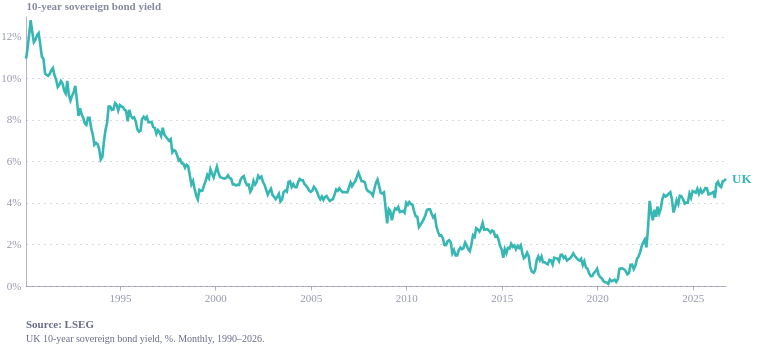

Notebook source saved alongside this figure:
### Code cell
import pandas as pd
import altair as alt
from ecostyles import EcoStyles

styles = EcoStyles(); styles.register_and_enable_theme()

raw = pd.read_excel("../Data/10YT.xlsx")
raw = raw[~raw.iloc[:, 1].astype(str).str.strip().str.lower().eq("close")]

ric_to_country = {"GB10YT=RR":"United Kingdom","US10YT=RR":"United States","DE10YT=RR":"Germany",
    "FR10YT=RR":"France","IT10YT=RR":"Italy","JP10YT=RR":"Japan","CA10YT=RR":"Canada"}
raw = raw.rename(columns={raw.columns[0]:"date"})
raw.columns = ["date"] + [c.split(" ")[0] for c in raw.columns[1:]]
raw = raw.rename(columns=ric_to_country)

raw["date"] = pd.to_datetime(raw["date"], dayfirst=True, errors="coerce")
long = raw.melt(id_vars="date", var_name="country", value_name="yield")
long["yield"] = pd.to_numeric(long["yield"], errors="coerce")
long = long.dropna(subset=["date","yield"]).sort_values("date")
long = (long.set_index("date").groupby("country")["yield"].resample("ME").last()
        .reset_index().dropna(subset=["yield"]))

uk = long[long.country == "United Kingdom"].copy()
uk["series"] = "UK"
print("UK yield range:", round(uk["yield"].min(),2), "to", round(uk["yield"].max(),2))

color = alt.Color("series:N", legend=None)   # theme assigns colour

uk_line = alt.Chart(uk).mark_line(strokeWidth=2.6).encode(
    x=alt.X("date:T", axis=alt.Axis(format="%Y", tickCount=8), title=None),
    y=alt.Y("yield:Q", scale=alt.Scale(zero=True),   # auto-scale, no clipping
            title="10-year sovereign bond yield",
            axis=alt.Axis(labelExpr="datum.label + '%'")),
    color=color)

uk_label = alt.Chart(uk).mark_text(
    align="left", dx=6, fontSize=13, fontWeight="bold").encode(
    x=alt.X("date:T", aggregate="max"),
    y=alt.Y("yield:Q", aggregate={"argmax": "date"}),
    text=alt.value("UK"), color=color)

caption = alt.Title(
    text="Source: LSEG",
    subtitle=["UK 10-year sovereign bond yield, %. Monthly, 1990–2026."],
    orient="bottom", anchor="start",
    fontSize=11, subtitleFontSize=10,
    color="#676A86", subtitleColor="#676A86", dy=12)

chart = (
    (uk_line + uk_label)
    .properties(width=700, height=270, padding={"right":28}, title=caption)
    .configure(background="white", font="Circular Std")
    .configure_view(fill="transparent", stroke="transparent"))

styles.save(chart, name="uk_yield", svg=True)
chart

### Figure 1 — Vega-Lite specification as saved in the notebook (floating-point values rounded to 4 significant figures; data arrays with more than 128 entries replaced by an {"elided": "..."} marker saying what was removed)
{"config": {"font": "Circular Std", "text": {"color": "#676A86", "align": "left", "baseline": "middle", "dx": 7, "dy": 0, "fontSize": 11}, "view": {"stroke": "transparent", "continuousWidth": 400, "continuousHeight": 300, "discreteWidth": 400, "discreteHeight": 300, "fill": "transparent"}, "range": {"category": ["#36B7B4", "#E6224B", "#F4C245", "#0063AF", "#00A767", "#179FDB", "#EB5C2E", "#5C267B", "#122B39"], "diverging": ["#E6224B", "#E54753", "#C9C9C9", "#179FDB", "#122B39"], "heatmap": ["#C9C9C9", "#179FDB", "#0063AF", "#122B39"], "ordinal": ["#00A767", "#36B7B4", "#179FDB", "#0063AF", "#243B5A"]}, "bar": {"color": "#179fdb"}, "line": {"color": "#e6224b"}, "rule": {"color": "#676A86"}, "area": {"opacity": 0.8}, "point": {"filled": true, "size": 80, "color": "#e6224b", "opacity": 0.95}, "geoshape": {"stroke": "white", "strokeWidth": 0.3}, "rect": {"fill": "#d6d4d4", "opacity": 0.3}, "axis": {"labelColor": "#676A86", "labelFontSize": 11, "labelFont": "Circular Std", "labelOpacity": 0.7, "tickColor": "#676A86", "tickOpacity": 0.5, "domainColor": "#676A86", "domainOpacity": 0.5, "gridColor": "#676A86", "gridDash": [2, 2], "gridOpacity": 0.5, "title": null, "titleColor": "#676A86", "titleOpacity": 0.8, "tickSize": 4}, "axisXDiscrete": {"grid": false, "labelAngle": 0, "tickCount": 10, "tickOpacity": 0.5, "title": null}, "axisYDiscrete": {"ticks": false, "labelPadding": 5}, "axisXTemporal": {"grid": false, "ticks": true}, "axisXQuantitative": {"grid": true}, "axisYQuantitative": {"gridColor": "#676A86", "gridDash": [1, 5], "gridOpacity": 0.5, "ticks": false, "labelPadding": 5, "tickCount": 8, "titleAngle": 0, "titleAlign": "left", "titleBaseline": "bottom", "titleX": 0, "titleY": -5}, "title": {"color": "#676A86E6", "subtitleColor": "#676A86", "font": "Circular Std", "subtitleFont": "Circular Std", "anchor": "start", "fontSize": 14, "subtitleFontSize": 12, "subtitlePadding": 4, "offset": 0, "frame": "group"}, "legend": {"titleColor": "#122b39", "title": null, "labelColor": "#122b39", "labelFontSize": 11}, "background": "white"}, "layer": [{"mark": {"type": "line", "strokeWidth": 2.6}, "encoding": {"color": {"field": "series", "legend": null, "type": "nominal"}, "x": {"axis": {"format": "%Y", "tickCount": 8}, "field": "date", "title": null, "type": "temporal"}, "y": {"axis": {"labelExpr": "datum.label + '%'"}, "field": "yield", "scale": {"zero": true}, "title": "10-year sovereign bond yield", "type": "quantitative"}}}, {"mark": {"type": "text", "align": "left", "dx": 6, "fontSize": 13, "fontWeight": "bold"}, "encoding": {"color": {"field": "series", "legend": null, "type": "nominal"}, "text": {"value": "UK"}, "x": {"aggregate": "max", "field": "date", "type": "temporal"}, "y": {"aggregate": {"argmax": "date"}, "field": "yield", "type": "quantitative"}}}], "data": {"name": "data-a84fa1da7efcd85d54c20944b88c35e7"}, "height": 270, "padding": {"right": 28}, "title": {"text": "Source: LSEG", "anchor": "start", "color": "#676A86", "dy": 12, "fontSize": 11, "orient": "bottom", "subtitle": ["UK 10-year sovereign bond yield, %. Monthly, 1990–2026."], "subtitleColor": "#676A86", "subtitleFontSize": 10}, "width": 700, "$schema": "https://vega.github.io/schema/vega-lite/v6.4.1.json", "datasets": {"data-a84fa1da7efcd85d54c20944b88c35e7": {"elided": "441 records"}}}
